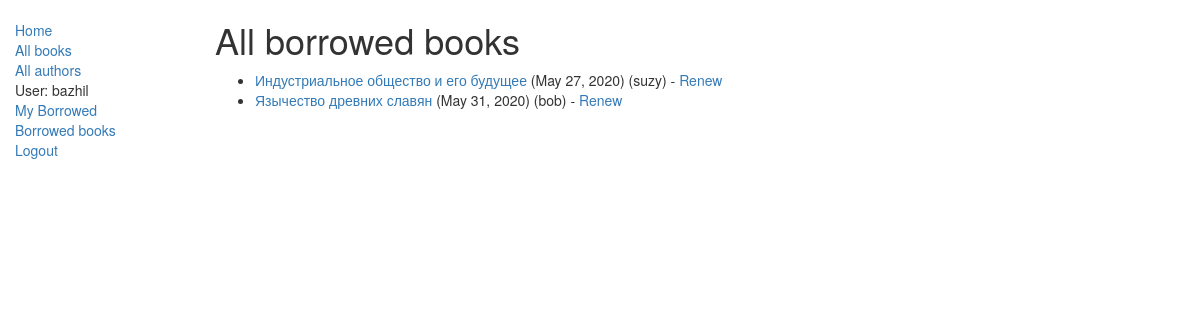
The page /catalog/borrowed-books/ (signed in) on the database its author committed.
### catalog/models.py (models this page shows, shortened)
class BookInstance(models.Model):
    id = models.UUIDField(primary_key=True, default=uuid.uuid4,
                          help_text="Unique ID for this particular book across whole library")
    book = models.ForeignKey('Book', on_delete=models.SET_NULL, null=True)
    imprint = models.CharField(max_length=200)
    due_back = models.DateField(null=True, blank=True)
    borrower = models.ForeignKey(User, on_delete=models.SET_NULL, null=True, blank=True)
    LOAN_STATUS = (
        ('m', 'Maintenance'),
        ('o', 'On loan'),
        ('a', 'Available'),
        ('r', 'Reserved'),
    )
    status = models.CharField(max_length=1, choices=LOAN_STATUS, blank=True, default='m', help_text='Book availability')
    class Meta:
        ordering = ["due_back"]
    @property
    def is_overdue(self):
        if self.due_back and date.today() > self.due_back:
            return True
        return False
    class Meta:
        permissions = (("can_mark_returned", "Set book as returned"),)

class Book(models.Model):
    title = models.CharField(max_length=200)
    image = models.ImageField(null=True, blank=True)
    author = models.ForeignKey('Author', on_delete=models.SET_NULL, null=True)
    summary = models.TextField(max_length=1000, help_text="Enter a brief description of the book")
    isbn = models.CharField('ISBN', max_length=13,
                            help_text='13 Character <a href="https://www.isbn-international.org/content/what-isbn">ISBN number</a>')
    genre = models.ManyToManyField(Genre, help_text="Select a genre for this book")
    def display_genre(self):
        """
        Creates a string for the Genre. This is required to display genre in Admin.
        """
        return ', '.join([genre.name for genre in self.genre.all()[:3]])
    display_genre.short_description = 'Genre'

### catalog/views.py (the view)
class LoanedBooks(LoginRequiredMixin, generic.ListView):
    model = BookInstance
    template_name = 'catalog/borrowed_books.html'
    paginate_by = 20
    def get_queryset(self):
        return BookInstance.objects.filter(status__exact='o').order_by('due_back')

### catalog/templates/catalog/borrowed_books.html
{% extends "template.html" %}
{% block content %}
    <h1>All borrowed books</h1>
    {% if user.is_staff %}
    <ul>
      {% for bookinst in bookinstance_list %}
      <li class="{% if bookinst.is_overdue %}text-danger{% endif %}">
        <a href="{% url 'book-detail' bookinst.book.pk %}">{{bookinst.book.title}}</a> ({{ bookinst.due_back }})  ({{ bookinst.borrower }})
          {% if perms.catalog.can_mark_returned %}- <a href="{% url 'renew-book-librarian' bookinst.id %}">Renew</a>  {% endif %}
      </li>
      {% endfor %}
    </ul>
    {% else %}
      <p>There are no books borrowed.</p>
    {% endif %}
{% endblock %}

### catalog/templates/template.html (shortened to what this page needs)
<!DOCTYPE html>
<html lang="en">
<head>
  <link rel="stylesheet" href="https://maxcdn.bootstrapcdn.com/bootstrap/3.3.7/css/bootstrap.min.css">
  {% load static %}
  <link rel="stylesheet" href="{% static 'css/styles.css' %}">
</head>
<body>
  <div class="container-fluid">
    <div class="row">
      <div class="col-sm-2">
      {% block sidebar %}
          <ul class="sidebar-nav">
              <li><a href="{% url 'index' %}">Home</a></li>
              <li><a href="{% url 'books' %}">All books</a></li>
              <li><a href="{% url 'authors' %}">All authors</a></li>
            {% if user.is_staff %}
              <li>User: {{ user.get_username }}</li>
              <li><a href="{% url 'my-borrowed' %}">My Borrowed</a></li>
              <li><a href="{% url 'borrowed-books' %}">Borrowed books</a></li>
              <li><a href="{% url 'logout'%}?next={{request.path}}">Logout</a></li>
            {% elif user.is_authenticated %}
              <li>User: {{ user.get_username }}</li>
              <li><a href="{% url 'my-borrowed' %}">My Borrowed</a></li>
              <li><a href="{% url 'logout'%}?next={{request.path}}">Logout</a></li>
          {% else %}
            <li><a href="{% url 'login'%}?next={{request.path}}">Login</a></li>
          {% endif %}
      </ul>
     {% endblock %}
      </div>
      <div class="col-sm-10 ">
      {% block content %}{% endblock %}
      </div>
    </div>
  </div>
</body>
</html>

### catalog/static/css/styles.css (style rules this page uses)
.sidebar-nav { margin-top: 20px; padding: 0; list-style: none; }

### rows shown on the page
BookInstance: book "Индустриальное общество и его будущее", due_back "May 27, 2020", borrower "suzy"
BookInstance: book "Язычество древних славян", due_back "May 31, 2020", borrower "bob"

### other values the page prints
{{ user.get_username }} "bazhil"
